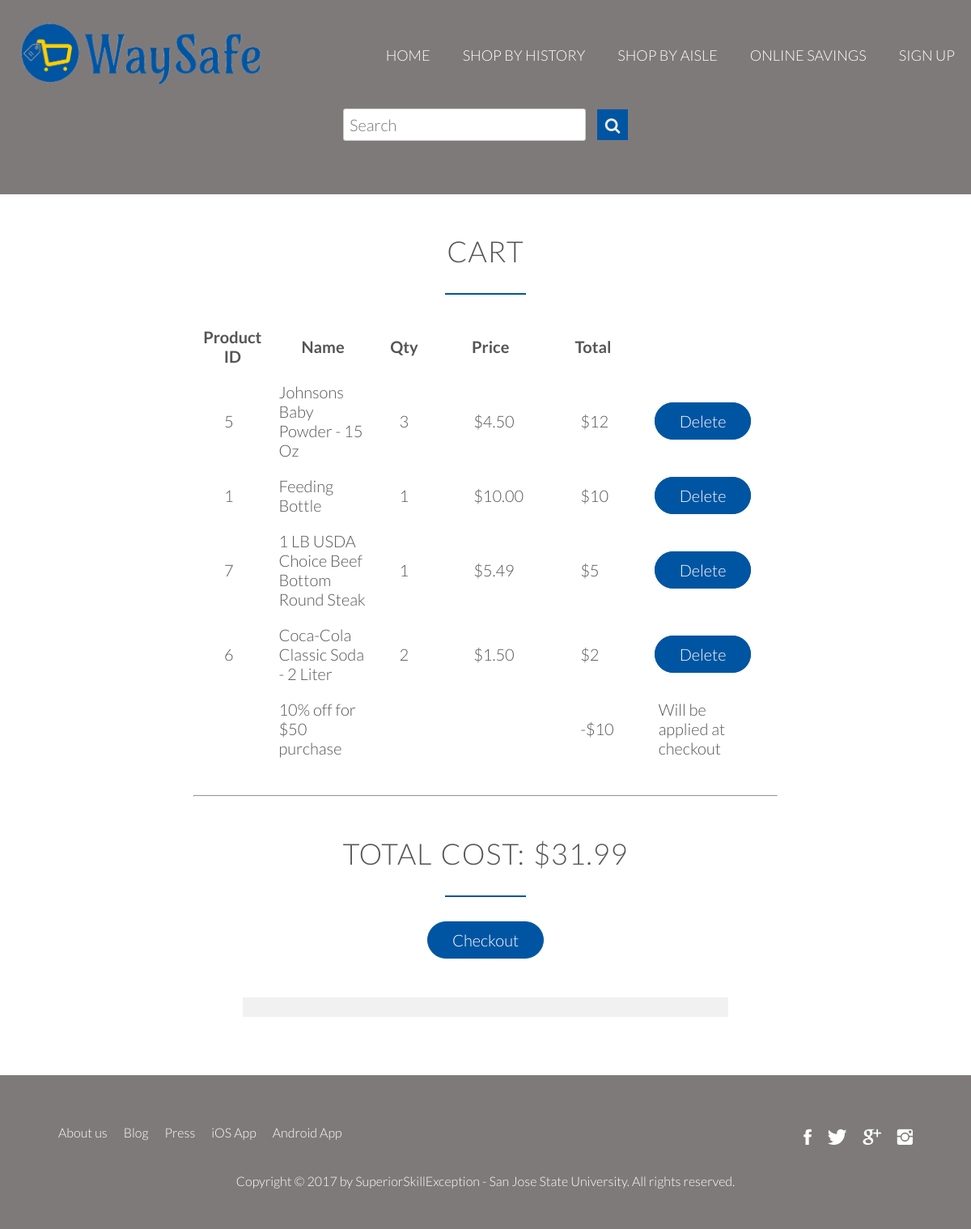
Before: /cart/ with the older database file.
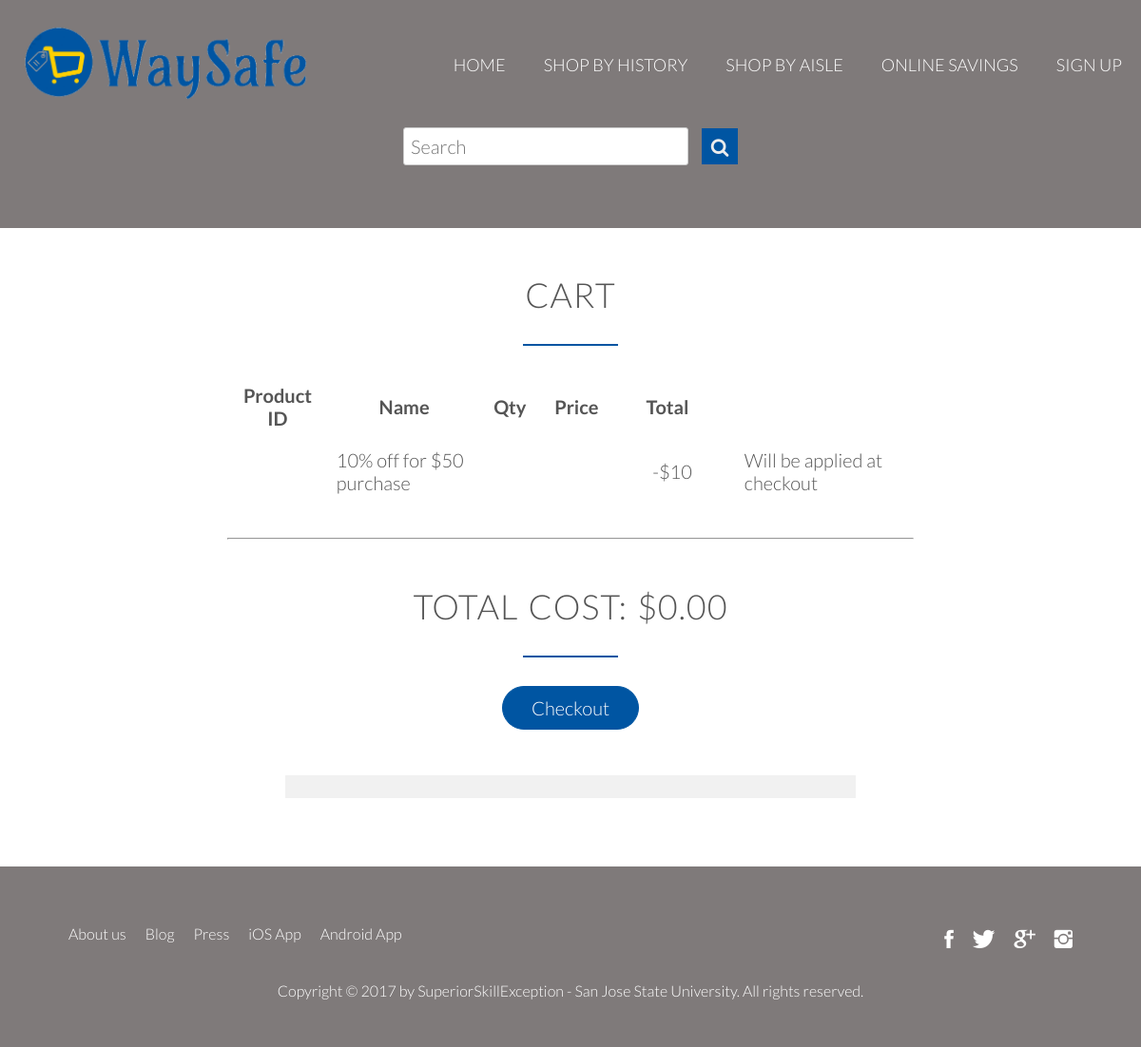
After: the same page with the newer database file.
### cart/models.py (models this page shows)
class cart(models.Model):
    item_list = models.CharField(max_length = 40)
    quantity = models.CommaSeparatedIntegerField(max_length=50)

### cart/views.py (the view)
def index(request): #always put in request
    total = 0.0
    itemtotal =0.0
    cartitemsid  = cart.objects.raw('SELECT * from cart_cart INNER JOIN aisle_item ON aisle_item.id = item_list')
    for i in cartitemsid:
        itemtotal=float(i.price) * float(i.quantity)
        total = total + itemtotal
    context = {"cartitemsid": cartitemsid, "total": total}
    template_name = 'cart/index.html'
    print("This view was loaded")
    return render(request,template_name, context)

### cart/templates/cart/index.html (shortened to what this page needs)
<!DOCTYPE html>
<html lang="en">
{% load staticfiles %}
<head>
        <link rel="stylesheet" type="text/css" href="{% static 'vendors/css/normalize.css' %}">
        <link rel="stylesheet" type="text/css" href="{% static 'vendors/css/grid.css' %}">
        <link rel="stylesheet" type="text/css" href="{% static 'vendors/css/ionicons.min.css' %}">
        <link rel="stylesheet" type="text/css" href="{% static 'vendors/css/animate.css' %}">
        <link rel="stylesheet" type="text/css" href="{% static 'resources/css/style.css' %}">
        <link rel="stylesheet" type="text/css" href="{% static 'resources/css/queries.css' %}">
        <link rel="stylesheet" href="https://cdnjs.cloudflare.com/ajax/libs/font-awesome/4.7.0/css/font-awesome.min.css">
</head>
{% block body %}
<body>
{%  include 'index/base_navBar.html' %}
<div class="row">
    <br><br>
    <h2>cart</h2>
</div>
 <div >
      <div>
      <table style="margin: 0 20% 3% 20%">
        <thead>
          <tr >
            <th class="first" style="padding: 10px">Product ID</th>
              <th class="first" style="padding: 10px">Name</th>
            <th class="third" style="padding: 10px">Qty</th>
            <th class="fourth" style="padding: 10px">Price</th>
              <th class="fifth" style="padding: 10px">Total</th>
            <th class="fifth" style="padding: 10px">&nbsp;</th>
          </tr>
        </thead>
        <tbody>
        {% for item in cartitemsid %}
        <tr class="productitm" style="width: 800px; max-width: 500px; border: 3px solid black ; margin: 10px 10px 10px 10px">
            <td style="padding: 10px">&nbsp;&nbsp;&nbsp;&nbsp;&nbsp;&nbsp;&nbsp;{{ item.item_list }} </td>
            <td style="padding: 10px">{{ item.item_name}}</td>
            <td style="padding: 10px 30px 10px 30px">{{ item.quantity }}</td>
            <td style="padding: 10px 30px 10px 50px">${{ item.price|floatformat:2 }}</td>
            <td style="padding: 10px 30px 10px 40px">${% widthratio item.quantity 1 item.price %}</td>
            <td style="padding: 20px">
                <a href="delete/{{ item.id }}"
                        style="background-color:#0055A2; border: 1px solid #0055A2; color:#fff; border-radius:200px; padding:10px 30px"
                        id = "{{ item.id }}"
                        name = "{{ item.item_name }}"
                        quantity ="{{ item.quantity}}"
                        class="delete-button"
                        data-info="{{ item.item_name }}"
                        data-price="{{ item.price }}"
                        style="background-color:#0055A2; font-size: 14px; color: #ffffff; padding-bottom: 14px;">
                    Delete
                </a>
            </td>
        </tr>
          {% endfor %}
          <tr class="productitm" style="width: 800px; max-width: 500px; border: 3px solid black ; margin: 10px 10px 10px 10px">
            <td style="padding: 10px"> </td>
            <td style="padding: 10px">10% off for $50 purchase</td>
            <td style="padding: 10px 30px 10px 30px"></td>
            <td style="padding: 10px 30px 10px 50px"></td>
            <td style="padding: 10px 30px 10px 40px">-$10</td>
              <td style="padding: 10px 30px 10px 25px">Will be applied at checkout</td>
        </tr>
          </tbody>
      </table>
         <center><hr width="60%"></center>
          <br><br>
<h2>Total Cost: ${{total|floatformat:2}} </h2>
          <center> <input type="button" onclick="move()" id="btnRedirect" style="background-color:#0055A2; border: 1px solid #0055A2; color:#fff; border-radius:200px; padding:10px 30px"   value="Checkout" /></center>
              </div>
        </div>
<br><br>
<div class="w3-light-grey" style="width:50%;  margin: 0 auto">
  </div>
  <br>
<br><br>
{%  include 'index/base_footer.html' %}
</body>
{% endblock %}
</html>

Changed rows visible on the page:
removed cart: item_list "5", item_name "Johnsons Baby Powder - 15 Oz", quantity "3", price "4.50", quantity "12"
removed cart: item_list "1", item_name "Feeding Bottle", quantity "1", price "10.00", quantity "10"
removed cart: item_list "7", item_name "1 LB USDA Choice Beef Bottom Round Steak", quantity "1", price "5.49", quantity "5"
removed cart: item_list "6", item_name "Coca-Cola Classic Soda - 2 Liter", quantity "2", price "1.50"
Other visible differences:
{{ total|floatformat:2 }}: "31.99" → "0.00"
